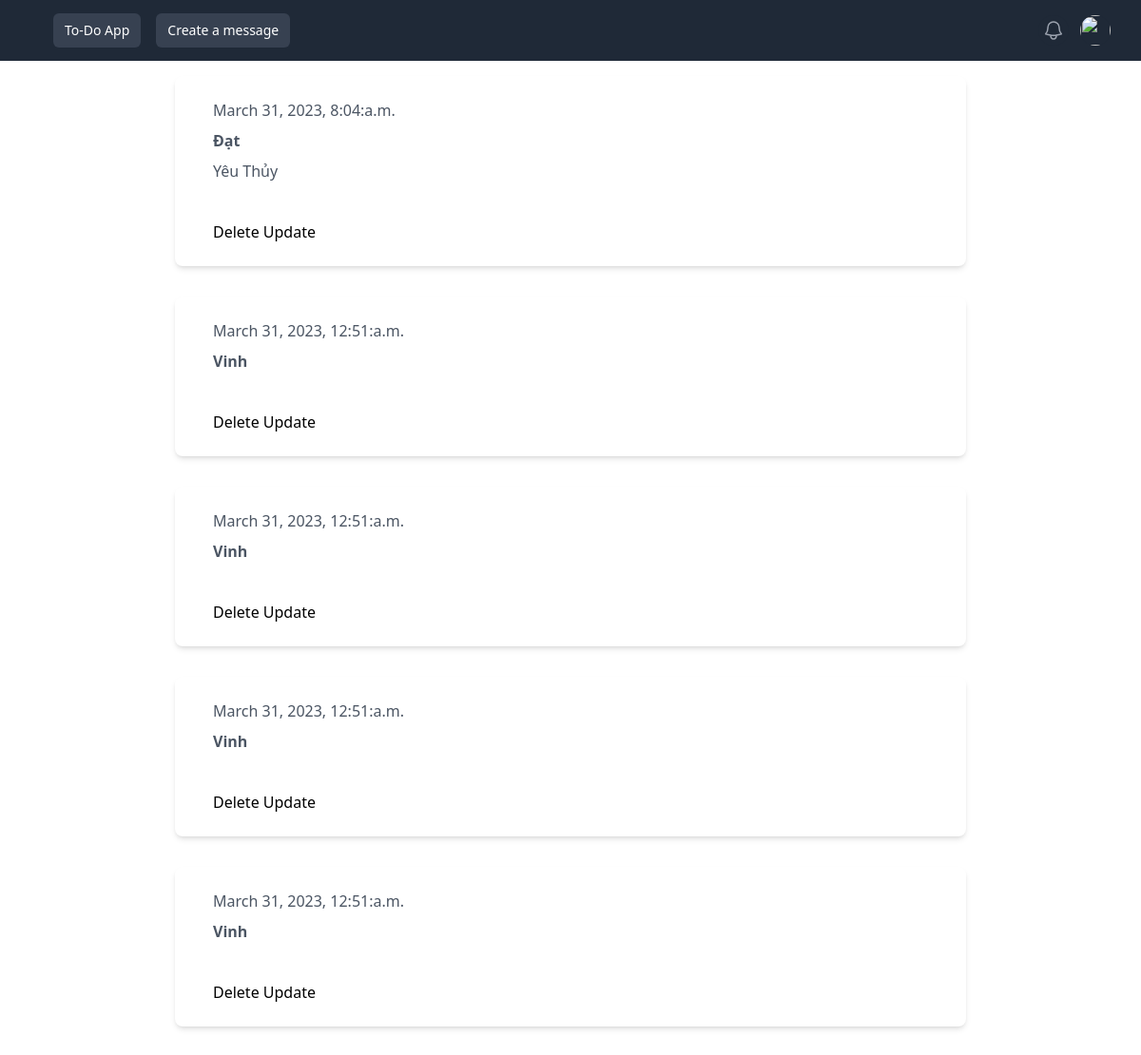
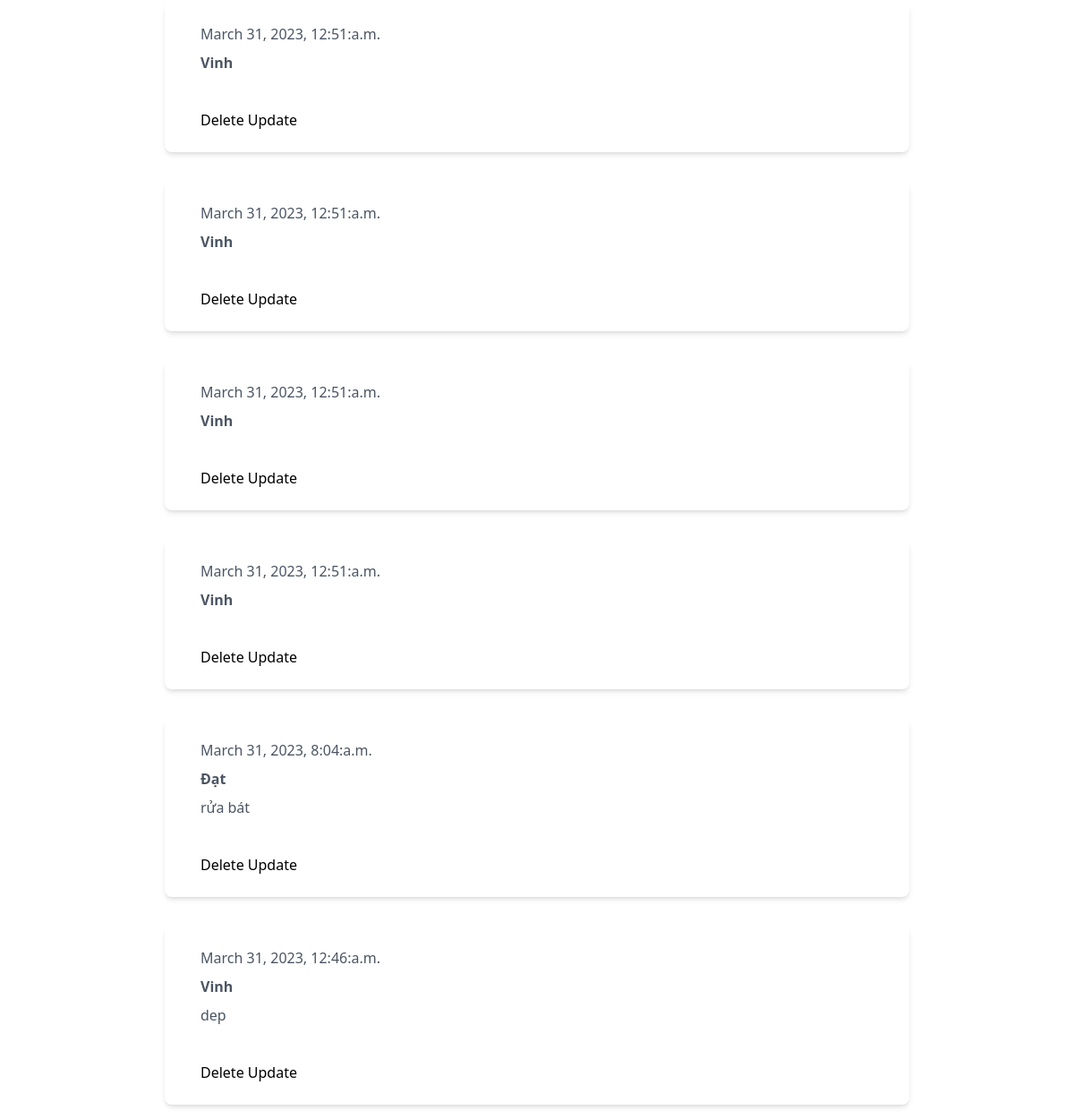
The app's page / (signed in) with its own data (2 pictures, top to bottom).
### menu/models.py (models this page shows, shortened)
class TodoApp(models.Model):
    title = models.CharField(max_length=100)
    text = models.TextField(null=True,blank=True)
    date = models.DateTimeField(auto_now=True)
    time = models.DateTimeField(null=True, blank=True)
    author = models.ForeignKey(
        User,
        on_delete= models.CASCADE
    )

### menu/views.py (the view)
# urls.py: path('',views.HomePage.as_view(),name='index'),
class HomePage(TemplateView):
    template_name= 'menu/homepage.html'
    http_method_names = ['get']
    def dispatch(self, request, *args, **kwargs):
        self.request = request
        return super().dispatch(request, *args, **kwargs)
    def get_context_data(self, **kwargs):
        context = super().get_context_data(**kwargs)
        posts = TodoApp.objects.all().order_by('time')
        context['posts'] = posts
        return context

### menu/templates/menu/homepage.html (shortened to what this page needs)
{%extends 'base.html' %}
{% block body %}
    {% for post in posts %}
    <div class="flex justify-center">
        {%include 'include/post.html' with post=post %}
    </div>
    {% endfor %}
{% endblock body %}

### todo_list/templates/base.html (shortened to what this page needs)
{% load static %}
<!DOCTYPE html>
<html lang="en">
<head>
    <script src="https://cdn.tailwindcss.com"></script>
</head>
<body>
    <nav class="bg-gray-800">
        <div class="mx-auto max-w-7xl px-2 sm:px-6 lg:px-8">
            <div class="relative flex h-16 items-center justify-between">
                <div class="flex flex-1 items-center justify-center sm:items-stretch sm:justify-start">
                    <div class="hidden sm:ml-6 sm:block">
                        <div class="flex space-x-4">
                            <a href="/"
                                class="bg-gray-700 text-white rounded-md px-3 py-2 text-sm font-medium hover:bg-gray-900"
                                aria-current="page">To-Do App</a>
                            <a href="{% url 'todo_app:create' %}"
                                class="bg-gray-700 text-white rounded-md px-3 py-2 text-sm font-medium hover:bg-gray-900"
                                aria-current="page">Create a message</a>
                        </div>
                    </div>
                </div>
                <div class="absolute inset-y-0 right-0 flex items-center pr-2 sm:static sm:inset-auto sm:ml-6 sm:pr-0">
                    <button type="button"
                        class="rounded-full bg-gray-800 p-1 text-gray-400 hover:text-white focus:outline-none focus:ring-2 focus:ring-white focus:ring-offset-2 focus:ring-offset-gray-800">
                    </button>
                    {% if request.user.is_authenticated %}
                    <div class="relative ml-3 expand">
                        <div>
                            <button type="button"
                                class="flex rounded-full bg-gray-800 text-sm focus:outline-none focus:ring-2 focus:ring-white focus:ring-offset-2 focus:ring-offset-gray-800 "
                                id="user-menu-button" aria-expanded="false" aria-haspopup="true">
                                <img class="h-8 w-8 rounded-full"
                                    src="https://images.unsplash.com/photo-1472099645785-5658abf4ff4e?ixlib=rb-1.2.1&ixid=eyJhcHBfaWQiOjEyMDd9&auto=format&fit=facearea&facepad=2&w=256&h=256&q=80"
                                    alt="">
                            </button>
                        </div>
                    </div>
                </div>
            </div>
        </div>
        {%else %}
        <a href="{%url 'account_login'%}" class="flex items-center justify-center h-12 px-4 text-sm text-center text-gray-600 transition-colors duration-300 transform border rounded-lg xl:h-10 dark:text-gray-300 dark:border-gray-300 hover:bg-gray-100 dark:hover:bg-gray-700 focus:outline-none">
            Login
        </a>
        {%endif%}
    </nav>
    {%block body%}
    {%endblock %}
</body>
</html>

### todo_list/templates/include/post.html (shortened to what this page needs)
<div class="max-w-4xl px-10 my-4 py-6 bg-white rounded-lg shadow-md" style='width: 52rem'>
    <div class="flex justify-between items-center">
        <span class="font-light text-gray-600">{{ post.date|date:"F j, Y, g:i:a" }}</span>
    </div>
    <div class="mt-2">
        <p class="mt-2 text-gray-600 font-bold">{{ post.title }}</p>
        <p class="mt-2 text-gray-600">{{ post.text }}</p>
    </div>
    <div class="flex justify-between items-center mt-4">
        {% if show_detail_link %}
        <a class="text-blue-600 hover:underline" href="{% url 'todo_app:detail' post.id %}">
            Read more
        </a>
        {% else %}
        <span>&nbsp;</span>
        {%endif%}
    </div>
    <div class='text-blue'>
        <a href='{%url 'todo_app:delete' post.id%}'>Delete</a>
        <a href='{%url 'todo_app:update' post.id%}'>Update</a>
    </div>
</div>

### records on screen
TodoApp: date "March 31, 2023, 8:04:a.m.", title "Đạt", text "Yêu Thủy"
TodoApp: date "March 31, 2023, 12:51:a.m.", title "Vinh"
TodoApp: date "March 31, 2023, 12:51:a.m.", title "Vinh"
TodoApp: date "March 31, 2023, 12:51:a.m.", title "Vinh"
TodoApp: date "March 31, 2023, 12:51:a.m.", title "Vinh"
TodoApp: date "March 31, 2023, 12:51:a.m.", title "Vinh"
TodoApp: date "March 31, 2023, 12:51:a.m.", title "Vinh"
TodoApp: date "March 31, 2023, 12:51:a.m.", title "Vinh"
TodoApp: date "March 31, 2023, 12:51:a.m.", title "Vinh"
TodoApp: date "March 31, 2023, 8:04:a.m.", title "Đạt", text "rửa bát"
TodoApp: date "March 31, 2023, 12:46:a.m.", title "Vinh", text "dep"
